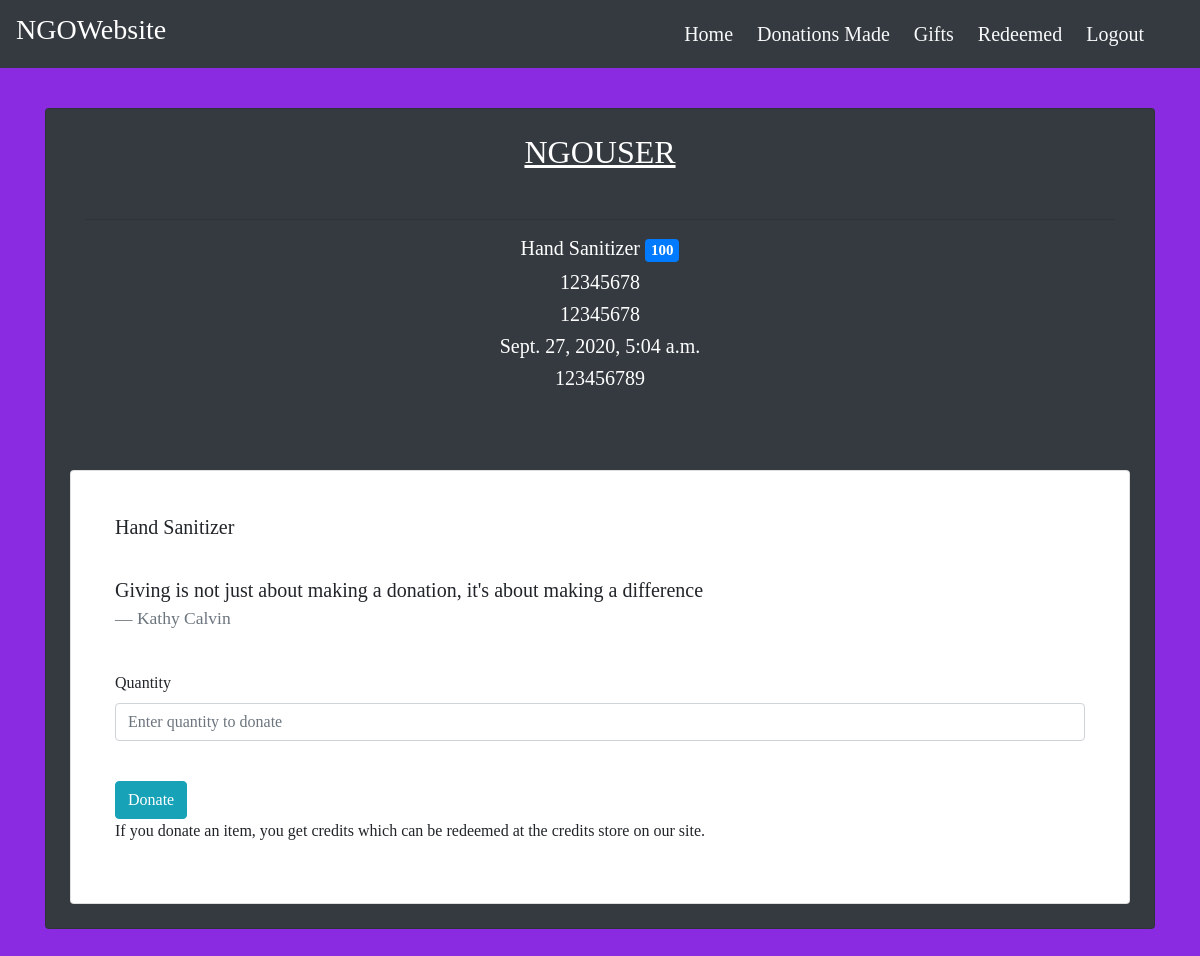
Screenshot of /details/4 (signed in) with the database file from the repository.
### main/models.py (models this page shows, shortened)
class Requirements(models.Model):
    EQUIPMENTS = (
        ('Thermometer', 'Thermometer'),
        ('Oximeter', 'Oximeter'),
        ('KN95 Mask', 'KN95 Mask'),
        ('PPE Kit', 'PPE Kit'),
        ('3M Mask', '3M Mask'),
        ('Protective Goggles', 'Protective Goggles'),
        ('Hand Sanitizer', 'Hand Sanitizer'),
        ('Gloves', 'Gloves'),
        ('Face Shield', 'Face Shield'),
        ('Test Kit', 'Test Kit'),
        ('Ventilators', 'Ventilators'),
        ('Beds', 'Beds'),
        ('Medicines', 'Medicines'),
        ('Others', 'Others'),
    )
    created_by = models.ForeignKey(User, on_delete=models.CASCADE)
    equipments = models.CharField(max_length=32,choices=EQUIPMENTS, blank=False)
    quantity = models.IntegerField(default=1, blank=False)
    description = models.TextField(blank=True)
    reason = models.CharField(max_length=255,blank=False)
    required_by = models.DateTimeField(default=timezone.now)
    additional = models.CharField(max_length=255,blank=True)

class User(AbstractUser):
    mobile_number = models.CharField(max_length=10)
    address = models.CharField(max_length=150)
    city =  models.CharField(max_length=50)
    pincode = models.CharField(max_length=10)
    is_NGO = models.BooleanField(default=False)
    is_Donor = models.BooleanField(default=False)
    credit = models.IntegerField(default=0)

### main/views.py (the view)
# urls.py: path('details/<int:pk>',views.requirements_detail,name='requirements_detail'),
@login_required
def requirements_detail(request,pk):
    requirements = Requirements.objects.filter(id=pk)
    context = {
        'requirements':requirements
    }
    return render(request, 'main/detail.html', context)

### main/templates/main/detail.html (shortened to what this page needs)
{% extends "main/layout.html" %}
{% block content %}
<div class="event_details">
  <main class="mt-3 pt-4 main">
    <div class="container">
      <div class="card wow fadeIn bg-dark">
        {% for requirement in requirements %}
        <div class="col-md-12 mb-4 information">
            <div class="p-4 content text-white">
                <div class="mt-0">
                    <h2 class="text-center"><u>{{ requirement.created_by }}</u></h2>
                </div>
                <br>
                <div class="lead">
                    <hr>
                    <h5 class="text-center">{{ requirement.equipments }} <span class="badge badge-primary">{{ requirement.quantity }}</span></h5>
                    <h5 class="text-center">{{ requirement.description }}</h5>
                    <h5 class="text-center">{{ requirement.reason }}</h5>
                    <h5 class="text-center">{{ requirement.required_by }}</h5>
                    <h5 class="text-center">{{ requirement.additional }}</h5>
                </div>
            </div>
        </div>
        {% if user.is_authenticated %}
        <div class="card m-4 p-4 bg-">
          <div class="card-body">
              <h5 class="card-title">{{ requirement.equipments }}</h5>
              <br />
              <blockquote class="blockquote">
                Giving is not just about making a donation, it's about making a
                difference
                <footer class="blockquote-footer">Kathy Calvin</footer>
              </blockquote>
              <br />
              <form action="{% url 'main:donate' %}" method="POST">
                <div class="form-group">
                  <label>Quantity</label>
                  <input
                    type="integer"
                    class="form-control"
                    name="quantity_donated"
                    placeholder="Enter quantity to donate"
                  />
                </div>
                <br />
                <button type="submit" class="btn btn-info">Donate</button>
              </form>
              <p>
                If you donate an item, you get credits which can be redeemed at the
                credits store on our site.
              </p>
            </div>
          </div>
        </div>
        {% endif %}
        {% endfor %}
      </div>
    </div>
  </main>
{% endblock %}

### main/static/main/styles.css (style rules this page uses)
body { text-align: center; background-color:blueviolet !important; background-position: center; background-size: cover !important; font-family: cursive !important; }
h1, h2, h3, h4, h5, h6 { font-family: cursive !important; }
.bg-dark { background-color: black !important; }

### rows the page displays
Requirements: created_by "NGOUSER", equipments "Hand Sanitizer", quantity "100", description "12345678", reason "12345678", required_by "Sept. 27, 2020, 5:04 a.m.", additional "123456789"
